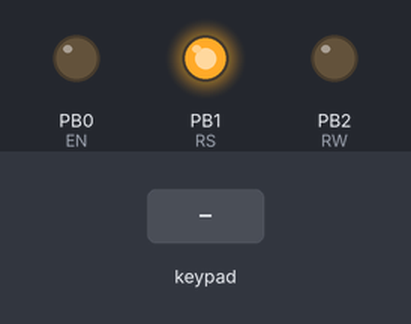
The program below on a simulated ATmega32, built with avr-gcc and emulated at 8 MHz. Shown: output pins drawn as LEDs (lit = HIGH). Wiring (inferred from the signals the program sends): 4×4 keypad with keys 7 8 9 / 4 5 6 * 1 2 3 - A 0 = +: rows PD0, PD1, PD2, PD3; columns PD4, PD5, PD6, PD7. Dashed ring = blinking. The inputs (shaded band) are chosen by the test bench. EEPROM starts erased; pins used as bus, display or sensor lines are not drawn.

Above: at 1.2 s.
1.3 s: keypad keys 1 2 3 4 pressed 0.4 s apart
At 4.1 s:
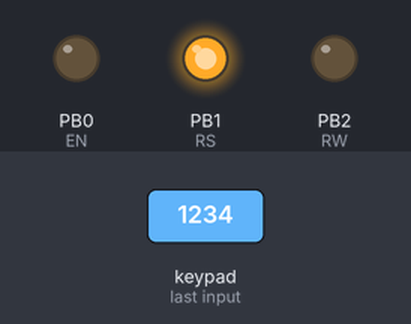
4.6 s: keypad keys 1 3 9 7 pressed 0.4 s apart
At 6.11 s:
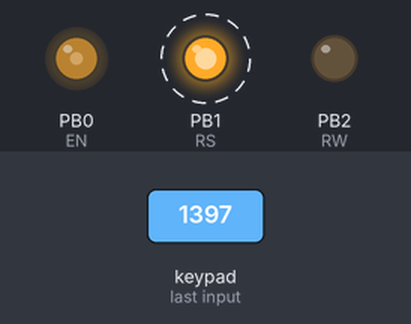
At 7.25 s:
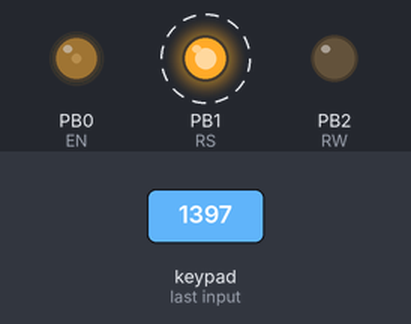
Timing chart, 0 to 9.9 s (numbered marks = the images above; inputs shaded):
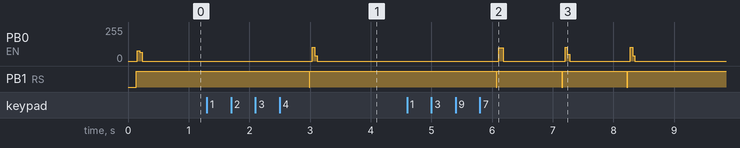

Measured:
- after the input at 1.3 s, PB0 (EN): 0/255 → 102/255 after 1.7 s, → 38/255 0.04 s later, → 0/255 0.04 s later; PB1 (RS): HIGH → LOW after 1.7 s, → HIGH 0.01 s later
- after the input at 4.6 s, PB0 (EN): 0/255 → 101/255 after 1.5 s, → 0/255 0.08 s later; PB1 (RS): alternates HIGH for 1.1 s and LOW for 0.01 s, 6 changes in all, then stays HIGH, starting after 1.5 s

The program:

The_safe.c
```c
/*
 * The_safe.c
 *
 * Created: 27/10/2022 03:28:14 م
 *  Author: mhama
 */

#define  F_CPU 8000000UL
#include <util/delay.h>
#include "KEYPAD/KEYPAD_interface.h"
#include "EEPROM/EEPROM_interface.h"
#include "LCD/LCD_interface.h"
#define EEPROM_STATUS_LOCATION    0x20
#define EEPROM_PASS_LOCATION1     0x21
#define EEPROM_PASS_LOCATION2     0x22
#define EEPROM_PASS_LOCATION3     0x23
#define EEPROM_PASS_LOCATION4	  0x24
#define MAX_TRIES 4

u8 arr[4];
int main(void)
{
	u8 LOC_u8Value = NOT_PRESSED;
	u8 LOC_u8CheckFlag=0,i;
	u8 LOC_u8Tries = MAX_TRIES;

	LCD_vInit();
	KEYPAD_vInit();


		if(EEPROM_u8Read(EEPROM_STATUS_LOCATION)==NOT_PRESSED)
		{
		LCD_vSendString("Set Pass:");
		for( i=0;i<4;i++)
		{
			do
			{
				LOC_u8Value = KEYPAD_u8checkPress();
			} while (LOC_u8Value == NOT_PRESSED);
			LCD_vSendChar(LOC_u8Value);
			_delay_ms(300);
			LCD_vMoveCursor(1,10+i);
			LCD_vSendChar('*');
			_delay_ms(100);
			EEPROM_vWrite(EEPROM_PASS_LOCATION1+i,LOC_u8Value);
			}
        EEPROM_vWrite(EEPROM_STATUS_LOCATION,0x00);
		  }
		while(LOC_u8CheckFlag==0)
		{
			arr[0]=arr[1]=arr[2]=arr[3]=NOT_PRESSED;
			LCD_vClearScreen();
			LCD_vSendString("check pass:");
			for (i=0;i<=3;i++)
			{
				do
				{
					arr[i]=KEYPAD_u8checkPress();
				}while (arr[i]==NOT_PRESSED);
				LCD_vSendChar(arr[i]);
				_delay_ms(250);
				LCD_vMoveCursor(1,12+i);
				LCD_vSendChar('*');
			}

			if(EEPROM_u8Read(EEPROM_PASS_LOCATION1)==arr[0] &&  EEPROM_u8Read(EEPROM_PASS_LOCATION2)==arr[1] && EEPROM_u8Read(EEPROM_PASS_LOCATION3)==arr[2] && EEPROM_u8Read(EEPROM_PASS_LOCATION4)==arr[3])
			{
				LCD_vClearScreen();
				LCD_vSendString("right password");
				LCD_vMoveCursor(2,1);
				LCD_vSendString("safe opened");
				LOC_u8CheckFlag=1;
			}
			else
			{
				LOC_u8Tries=LOC_u8Tries-1;
				if (LOC_u8Tries>0)
				{
					LCD_vClearScreen();
					LCD_vSendString("wrong password");
					_delay_ms(1000);
					LCD_vClearScreen();
					LCD_vSendString("tries left:");
					LCD_vSendChar(LOC_u8Tries+48);
					_delay_ms(1000);

				}
				else
				{
					LCD_vClearScreen();
					LCD_vMoveCursor(1,1);
					LCD_vSendString("wrong password");
					LCD_vMoveCursor(2,1);
					LCD_vSendString("safe closed");
					LOC_u8CheckFlag=1;
				}
			}
			}

}
```

EEPROM_interface.h
```c
/*
 * EEPROM_interface.h
 *
 * Created: 09/10/2022 04:15:18 م
 *  Author: Qabbani
 */


#ifndef EEPROM_INTERFACE_H_
#define EEPROM_INTERFACE_H_

//EEPROM Control Register

#define EERE     0
#define EEWE     1
#define EEMWE    2
#define EERIE    3


void EEPROM_vWrite(const u16 copy_u16Address,u8 copy_u8Data);
void EEPROM_vWriteBlock(const u16 copy_u16Address,u8 copy_u8Data);

u8 EEPROM_u8Read(const u16 copy_u16Address);
#endif /* EEPROM_INTERFACE_H_ */
```

EEPROM_prog.c
```c
/*
 * EEPROM_proj.c
 *
 * Created: 09/10/2022 04:15:36 م
 *  Author: Qabbani
 */
#include "EEPROM_register.h"
#include "EEPROM_interface.h"
#include "../SERVICES/BIT_MATH.h"


void EEPROM_vWrite(const u16 copy_u16Address,u8 copy_u8Data){

	/*Setup address Register*/
	EEARL =(char)copy_u16Address;
	EEARH =(char)(copy_u16Address>>8);

	/*Setup data Register*/
	EEDR =copy_u8Data;

	/*write logic one to EEMWE*/
	SET_BIT(EECR,EEMWE);
	/*write logic one to EEWE*/
	SET_BIT(EECR,EEWE);

	/*wait for completion of write operation*/
	while(GET_BIT(EECR,EEWE)==1);

}

void EEPROM_vWriteBlock(const u16 copy_u16Address,u8 copy_u8Data){}

u8 EEPROM_u8Read(const u16 copy_u16Address)
{
	/*Setup Address Register*/
	EEAR = copy_u16Address;

	/*Start EEPROM Read*/
	SET_BIT(EECR,EERE);

	/*Return Data From Data Register*/
	return EEDR;
}
```

LCD_config.h
```c
/*
 * LCD_config.h
 *
 * Created: 18/10/2022 04:55:03 م
 *  Author: Qabbani
 */


#ifndef LCD_CONFIG_H_
#define LCD_CONFIG_H_

#define configFOUR_BIT_MODE     0


#endif /* LCD_CONFIG_H_ */
```

KEYPAD_interface.h
```c
/*
 * KEYPAD_interface.h
 *
 * Created: 24/10/2022 09:45:33 م
 *  Author: Qabbani
 */


#ifndef KEYPAD_INTERFACE_H_
#define KEYPAD_INTERFACE_H_
#include "../DIO/DIO_interface.h"
#define KEYPAD_USED_PORT DIO_u8_PORTD
#define NOT_PRESSED 0xff

/* Function prototype */

void KEYPAD_vInit(void);
u8 KEYPAD_u8checkPress(void);

#endif /* KEYPAD_INTERFACE_H_ */
```

KEYPAD_prog.c
```c
/*
 * KEYPAD_prog.c
 *
 * Created: 24/10/2022 09:46:02 م
 *  Author: Qabbani
 */
#ifndef KEYPAD_PROG_H_
#define KEYPAD_PROG_H_
#include "KEYPAD_interface.h"

void KEYPAD_vInit(void)
{
	DIO_vSetLowNibbleDirection(KEYPAD_USED_PORT,DIO_u8_PIN_OUTPUT);
	DIO_vSetHighNibbleDirection(KEYPAD_USED_PORT,DIO_u8_PIN_INPUT);
    DIO_vSetHighNibblePullUpEnable(KEYPAD_USED_PORT,DIO_u8_PIN_ENABLE);
}

u8 KEYPAD_u8checkPress(void)
{
	u8 arr[4][4]={{'7','8','9','/'},{'4','5','6','*'},{'1','2','3','-'},{'A','0','=','+'}};

	u8 row,col,buttonRead;
	u8 returnVal = NOT_PRESSED;

	for(row=0 ;row<4;row++)
	{

		DIO_vSetLowNibbleValue(KEYPAD_USED_PORT,0x0f);
		DIO_vSetPinValue(KEYPAD_USED_PORT,row,DIO_u8_PIN_LOW);

		for ( col=0 ;col<4;col++)
		{
			buttonRead = DIO_u8GetPinValue(KEYPAD_USED_PORT,(col+4));
			if(buttonRead==0)
			{
				returnVal = arr[row][col];
				break;
			}
		}
		if(buttonRead==0)
			break;
	    }
	return returnVal;
}
#endif /* KEYPAD_PROG_H_ */
```

LCD_interface.h
```c
/*
 * LCD_interface.h
 *
 * Created: 18/10/2022 04:54:24 م
 *  Author: Qabbani
 */


#ifndef LCD_INTERFACE_H_
#define LCD_INTERFACE_H_

#include "../DIO/DIO_interface.h"
#include "LCD_config.h"

/*index of Commands*/
#define CLR_SCREEN 0x01

#define DISPLAY_ON_CURSOR_ON 0x0e
#define DISPLAY_ON_CURSOR_OFF 0x0c
#define DISPLAY_OFF_CURSOR_ON 0x0a
#define DISPLAY_OFF_CURSOR_ON 0x08
#define DISPLAY_ON_CURSOR_BLINKUNG 0x0f

#define SHIFT_CURSOR_LEFT 0x10
#define SHIFT_CURSOR_RIGHT 0x14
#define SHIFT_DISPLAY_LEFT 0x18
#define SHIFT_DISPLAY_RIGHT 0x1c

#define BEDGINNING_1st_LINE 0x80
#define BEDGINNING_2nd_LINE 0xc0

#define RETURN_HOME 0x02
#define ENTRY_MODE 0x06

#define FOUR_BITS 0x28
#define EIGHT_BITS 0x38
/**/
#define LCD_DATA_USED_PORT       DIO_u8_PORTA
#define LCD_CONTROL_USED_PORT    DIO_u8_PORTB

#define CURSOR_MODE DISPLAY_ON_CURSOR_OFF

#define EN 0
#define RW 2
#define RS 1


/* Function Prototype */

void LCD_vInit(void);
static void LCD_vSendEnablePulse(void);
void LCD_vSendCmd(u8 copy_u8Cmd);
void LCD_vSendChar(u8 copy_u8Data);
void LCD_vSendString(u8 *copy_u8Data);
void LCD_vClearScreen();
void LCD_vMoveCursor(u8 copy_u8Row,u8 copy_u8Coloumn);


/* custom character*/

/*

LCD_vSendCmd(64);

LCD_vSendChar(0b00000000);//حرف ال ع
LCD_vSendChar(0b00000110);
LCD_vSendChar(0b00001001);
LCD_vSendChar(0b00001000);
LCD_vSendChar(0b00011111);
LCD_vSendChar(0b00000000);
LCD_vSendChar(0b00000000);
LCD_vSendChar(0b00000000);

LCD_vSendChar(0b00000000);//حرف ال ب
LCD_vSendChar(0b00000000);
LCD_vSendChar(0b00000100);
LCD_vSendChar(0b00000100);
LCD_vSendChar(0b00011111);
LCD_vSendChar(0b00000000);
LCD_vSendChar(0b00000100);
LCD_vSendChar(0b00000000);


LCD_vSendChar(0b00000000);//حرف ال د
LCD_vSendChar(0b00001100);
LCD_vSendChar(0b00000010);
LCD_vSendChar(0b00000011);
LCD_vSendChar(0b00011110);
LCD_vSendChar(0b00000000);
LCD_vSendChar(0b00000000);
LCD_vSendChar(0b00000000);

LCD_vSendChar(0b00000100);//حرف ال ا
LCD_vSendChar(0b00000100);
LCD_vSendChar(0b00000100);
LCD_vSendChar(0b00000100);
LCD_vSendChar(0b00000100);
LCD_vSendChar(0b00000000);
LCD_vSendChar(0b00000000);
LCD_vSendChar(0b00000000);

LCD_vSendChar(0b00000001);//حرف ال ل
LCD_vSendChar(0b00000001);
LCD_vSendChar(0b00000001);
LCD_vSendChar(0b00000001);
LCD_vSendChar(0b00001111);
LCD_vSendChar(0b00000000);
LCD_vSendChar(0b00000000);
LCD_vSendChar(0b00000000);

LCD_vSendChar(0b00000001);//حرف ال ل
LCD_vSendChar(0b00000001);
LCD_vSendChar(0b00000001);
LCD_vSendChar(0b00000001);
LCD_vSendChar(0b00001111);
LCD_vSendChar(0b00000000);
LCD_vSendChar(0b00000000);
LCD_vSendChar(0b00000000);

LCD_vSendChar(0b00000000);//حرف ال ه
LCD_vSendChar(0b00001110);
LCD_vSendChar(0b00010001);
LCD_vSendChar(0b00010001);
LCD_vSendChar(0b00001111);
LCD_vSendChar(0b00000000);
LCD_vSendChar(0b00000000);
LCD_vSendChar(0b00000000);

LCD_vMoveCursor(2,15);
LCD_vSendChar(0);
LCD_vMoveCursor(2,14);
LCD_vSendChar(1);
LCD_vMoveCursor(2,13);
LCD_vSendChar(2);
LCD_vMoveCursor(2,12);
LCD_vSendChar(3);
LCD_vMoveCursor(2,11);
LCD_vSendChar(4);
LCD_vMoveCursor(2,10);
LCD_vSendChar(5);
LCD_vMoveCursor(2,9);
LCD_vSendChar(6);
LCD_vMoveCursor(2,8);
LCD_vSendChar(7);
LCD_vMoveCursor(2,7);

*/

#endif /* LCD_INTERFACE_H_ */
```

LCD_prog.c
```c
/*
 * LCD_prog.c
 *
 * Created: 18/10/2022 04:54:44 م
 *  Author: Qabbani
 */


#ifndef LCD_PROG_H_
#define LCD_PROG_H_
#include <util/delay.h>

#include "LCD_interface.h"

static void LCD_vSendEnablePulse(void)
{
	DIO_vSetPinValue(LCD_CONTROL_USED_PORT,EN,DIO_u8_PIN_HIGH);
	_delay_ms(2);
	DIO_vSetPinValue(LCD_CONTROL_USED_PORT,EN,DIO_u8_PIN_LOW);
	_delay_ms(2);
}

void LCD_vSendChar(u8 copy_u8Data)
{

	#if(configFOUR_BIT_MODE==0)
	{
	DIO_vSetPortValue(LCD_DATA_USED_PORT,copy_u8Data);
	DIO_vSetPinValue(LCD_CONTROL_USED_PORT,RS,DIO_u8_PIN_HIGH);
	LCD_vSendEnablePulse();
	}
	#elif(configFOUR_BIT_MODE==1)
	{
	DIO_vSetLowNibbleValue(LCD_DATA_USED_PORT,copy_u8Data>>4);
	DIO_vSetPinValue(LCD_CONTROL_USED_PORT,RS,DIO_u8_PIN_HIGH);
	LCD_vSendEnablePulse();
	DIO_vSetLowNibbleValue(LCD_DATA_USED_PORT,copy_u8Data);
	DIO_vSetPinValue(LCD_CONTROL_USED_PORT,RS,DIO_u8_PIN_HIGH);
	LCD_vSendEnablePulse();
	}
	#endif
	_delay_ms(1);
}

void LCD_vSendCmd(u8 copy_u8Cmd)
{

	#if(configFOUR_BIT_MODE==0)

		DIO_vSetPortValue(LCD_DATA_USED_PORT,copy_u8Cmd);
		DIO_vSetPinValue(LCD_CONTROL_USED_PORT,RS,DIO_u8_PIN_LOW);
		LCD_vSendEnablePulse();
		_delay_ms(1);

	#elif(configFOUR_BIT_MODE==1)

		DIO_vSetLowNibbleValue(LCD_DATA_USED_PORT,copy_u8Cmd>>4);
		DIO_vSetPinValue(LCD_CONTROL_USED_PORT,RS,DIO_u8_PIN_LOW);
		LCD_vSendEnablePulse();
		DIO_vSetLowNibbleValue(LCD_DATA_USED_PORT,copy_u8Cmd);
		DIO_vSetPinValue(LCD_CONTROL_USED_PORT,RS,DIO_u8_PIN_LOW);
		LCD_vSendEnablePulse();

	#endif
	_delay_ms(1);
}

void LCD_vClearScreen()
{
	LCD_vSendCmd(CLR_SCREEN);
	LCD_vMoveCursor(1,1);

}

void LCD_vInit()
{
	_delay_ms(100);
										  //wait for vdd rises to 4.5v.
	#if (configFOUR_BIT_MODE ==0)
	DIO_vSetPortDirection(LCD_DATA_USED_PORT,0xff);						 /* set PORT output */
	DIO_vSetPinDirection(LCD_CONTROL_USED_PORT,EN,DIO_u8_PIN_OUTPUT);
	DIO_vSetPinDirection(LCD_CONTROL_USED_PORT,RS,DIO_u8_PIN_OUTPUT);
	DIO_vSetPinDirection(LCD_CONTROL_USED_PORT,RW,DIO_u8_PIN_OUTPUT);

	DIO_vSetPinValue(LCD_CONTROL_USED_PORT,RW,DIO_u8_PIN_LOW);  // Set as write pin

	LCD_vSendCmd(EIGHT_BITS);   // 8_bit mode
	_delay_ms(1);
	LCD_vSendCmd(CURSOR_MODE);   // 8_bit mode
	_delay_ms(1);
	LCD_vSendCmd(CLR_SCREEN);   // clear screen
	_delay_ms(10);
	LCD_vSendCmd(ENTRY_MODE);   // shift cursor to right
	_delay_ms(1);

	#elif (configFOUR_BIT_MODE == 1)
	DIO_vSetLowNibbleDirection(LCD_DATA_USED_PORT,DIO_u8_PIN_OUTPUT);

	DIO_vSetPinDirection(LCD_CONTROL_USED_PORT,EN,DIO_u8_PIN_OUTPUT);
	DIO_vSetPinDirection(LCD_CONTROL_USED_PORT,RS,DIO_u8_PIN_OUTPUT);
	DIO_vSetPinDirection(LCD_CONTROL_USED_PORT,RW,DIO_u8_PIN_OUTPUT);

	DIO_vSetPinValue(LCD_CONTROL_USED_PORT,RW,DIO_u8_PIN_LOW);  // Set as write pin
	LCD_vSendCmd(RETURN_HOME);  //to set 4_bit mode
	_delay_ms(10);
	LCD_vSendCmd(FOUR_BITS);   // 4_bit mode
	_delay_ms(1);
	LCD_vSendCmd(CURSOR_MODE);   // 8_bit mode
	_delay_ms(1);
	LCD_vSendCmd(CLR_SCREEN);   // clear screen
	_delay_ms(10);
	LCD_vSendCmd(ENTRY_MODE);   // shift cursor to right
	_delay_ms(1);
	#endif
}

void LCD_vMoveCursor(u8 copy_u8Row,u8 copy_u8Coloumn)
{
	u8 data ;
	if(copy_u8Row>2||copy_u8Row<1||copy_u8Coloumn>16||copy_u8Coloumn<1)
	{
		data=0x80;
	}
	else if(copy_u8Row==1)
	{
		data=0x80+copy_u8Coloumn-1 ;
	}
	else if (copy_u8Row==2)
	{
		data=0xc0+copy_u8Coloumn-1;
	}
	LCD_vSendCmd(data);
	_delay_ms(1);

}
void LCD_vSendString(u8 *copy_u8data)
{
	while((*copy_u8data)!='\0')
	{
		LCD_vSendChar(*copy_u8data);
		copy_u8data++;
	}
}

#endif /* LCD_PROG_H_ */
```

DIO_config.h
```c
/*
 * DIO_config.h
 *
 *  Created on: Mar 23, 2022
 *      Author: Qabbani
 */

#ifndef MCAL_DIO_DIO_CONFIG_H_
#define MCAL_DIO_DIO_CONFIG_H_


#endif /* MCAL_DIO_DIO_CONFIG_H_ */
```

DIO_interface.h
```c
/*
 * DIO_inteface.h
 *
 *  Created on: Mar 23, 2022
 *      Author: Qabbani
 */

#ifndef MCAL_DIO_DIO_INTERFACE_H_
#define MCAL_DIO_DIO_INTERFACE_H_

#include "../Services/STD_TYPES.h"
//all defines

#define DIO_u8_PORTA   0
#define DIO_u8_PORTB   1
#define DIO_u8_PORTC   2
#define DIO_u8_PORTD   3

#define DIO_u8_PIN0 		0
#define DIO_u8_PIN1		    1
#define DIO_u8_PIN2 		2
#define DIO_u8_PIN3	     	3
#define DIO_u8_PIN4 		4
#define DIO_u8_PIN5 		5
#define DIO_u8_PIN6 		6
#define DIO_u8_PIN7 		7

#define DIO_u8_PORT_HIGH    1
#define DIO_u8_PORT_LOW     0

#define DIO_u8_PORT_OUTPUT  1
#define DIO_u8_PORT_INPUT   0

#define DIO_u8_PIN_HIGH     1
#define DIO_u8_PIN_LOW      0

#define DIO_u8_PIN_OUTPUT   1
#define DIO_u8_PIN_INPUT    0

#define DIO_u8_PIN_ENABLE   1
#define DIO_u8_PIN_DISABLE  0


// prototype of function

void DIO_vSetPortDirection		 (u8 copy_u8PortName ,u8 copy_u8Direction					     );
void DIO_vSetPortValue 			 (u8 copy_u8PortName,u8 copy_u8Value						     );
u8 DIO_u8GetPortValue 			 (u8 copy_u8PortName										     );

void DIO_vSetPinDirection		 (u8 copy_u8PortName,u8 copy_u8PinNumber,u8 copy_u8Direction	);
void DIO_vSetPinValue 			 (u8 copy_u8PortName,u8 copy_u8PinNumber,u8 copy_u8Value		);
void DIO_vTogglePin				 (u8 copy_u8PortName,u8 copy_u8PinNumber						);
u8 DIO_u8GetPinValue 			 (u8 copy_u8PortName,u8 copy_u8PinNumber						);

void DIO_vPullUpEnable			 (u8 copy_u8PortName,u8 copy_u8PinNumber,u8 copy_u8Enable	    );

void DIO_vSetLowNibbleDirection	 (u8 copy_u8PortName,u8 copy_u8Direction						);
void DIO_vSetLowNibbleValue		 (u8 copy_u8PortName,u8 Copy_u8Value							);
void DIO_vSetLowNibblePullUpEnable  (u8 copy_u8PortName,u8 copy_u8Enable						);

void DIO_vSetHighNibbleDirection (u8 copy_u8PortName,u8 copy_u8Direction						);
void DIO_vSetHighNibbleValue	 (u8 copy_u8PortName,u8 Copy_u8Value							);
void DIO_vSetHighNibblePullUpEnable (u8 copy_u8PortName,u8 copy_u8Enable						);

#endif /* MCAL_DIO_DIO_INTERFACE_H_ */
```

DIO_private.h
```c

```

DIO_register.h
```c
/*
 * DIO_register.h
 *
 *  Created on: Mar 23, 2022
 *      Author: Qabbani
 */


#ifndef MCAL_DIO_DIO_REGISTER_H_
#define MCAL_DIO_DIO_REGISTER_H_


//Groub A

#define PORTA   *((volatile u8 *) 0x3B)
#define DDRA    *((volatile u8 *) 0x3A)
#define PINA    *((volatile u8 *) 0x39)

//Groub B

#define PORTB   *((volatile u8 *) 0x38)
#define DDRB    *((volatile u8 *) 0x37)
#define PINB    *((volatile u8 *) 0x36)

//Groub C

#define PORTC   *((volatile u8 *) 0x35)
#define DDRC    *((volatile u8 *) 0x34)
#define PINC    *((volatile u8 *) 0x33)

//Groub D

#define PORTD   *((volatile u8 *) 0x32)
#define DDRD    *((volatile u8 *) 0x31)
#define PIND    *((volatile u8 *) 0x30)

#endif /* MCAL_DIO_DIO_REGISTER_H_ */
```

EEPROM_register.h
```c
/*
 * EEPROM_register.h
 *
 * Created: 09/10/2022 04:14:49 م
 *  Author: Qabbani
 */

#ifndef EEPROM_REGISTER_H_
#define EEPROM_REGISTER_H_


#include "../SERVICES/STD_TYPES.h"

#define EEAR *((volatile u16*)0x3E)
#define EEARL *((volatile u8*)0x3E)
#define EEARH *((volatile u8*)0x3F)

#define EEDR *((volatile u8*)0x3D)

#define EECR *((volatile u8*)0x3C)

#endif /* EEPROM_REGISTER_H_ */
```

BIT_MATH.h
```c
#ifndef BIT_MATH_H_INCLUDED
#define BIT_MATH_H_INCLUDED

#define REGISTER_SIZE 8

#define SET_BIT(Reg,BitNo)  (  (Reg) |=  (1<<BitNo) )

#define CLR_BIT(Reg,BitNo)  (  (Reg) &= ~(1<<BitNo) )

#define TOG_BIT(Reg,BitNo)  (  (Reg) ^=  (1<<BitNo) )

#define GET_BIT(Reg,BitNo)  ( ((Reg)>> BitNo) & 0x01)

#define ROR_BIT(reg,BitNo)         reg=(reg<<(REGISTER_SIZE-BitNo))|(reg>>(BitNo))

#define ROL_BIT(reg,BitNo)         reg=(reg>>(REGISTER_SIZE-BitNo))|(reg<<(BitNo))

#endif // BIT_MATH_H_INCLUDED
```

STD_TYPES.h
```c
#ifndef STD_TYPES_H_INCLUDED
#define STD_TYPES_H_INCLUDED

typedef unsigned char       u8;
typedef unsigned short int  u16;
typedef unsigned long int   u32;

typedef signed char         s8;
typedef signed short int    s16;
typedef signed long int     s32;

typedef float               f32;
typedef double              d64;


#endif // STD_TYPES_H_INCLUDED
```

Source omitted: DIO_prog.c (7281 bytes)
